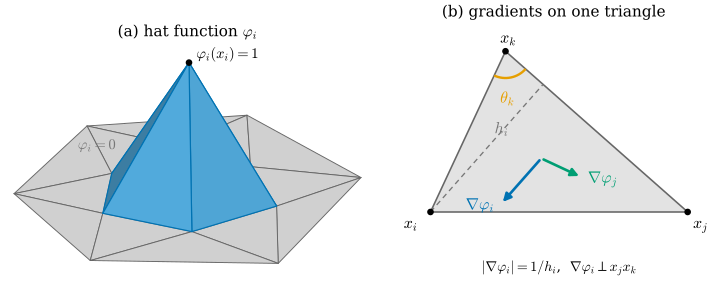

The script that saved this image:
"""Figure 31.3.1: hat functions and their gradients (Section 31.3).

(a) The hat function phi_i of an interior vertex i of a planar mesh (value 1 at i, 0 at every other vertex,
    linear on each triangle), drawn as a tent over the mesh (orthographic view).
(b) One triangle ijk with corners x_i = (0, 0), x_j = (2.4, 0), x_k = (0.7, 1.5). On this triangle phi_i and phi_j
    have constant gradients: grad phi_i is perpendicular to the opposite edge jk, points toward i, and has length
    1 / h_i (h_i = distance from x_i to the line jk); the same for phi_j. theta_k is the angle at k.
Self-check: <grad phi_i, grad phi_j> * Area = -cot(theta_k) / 2 and |grad phi_i|^2 * Area = (cot theta_j + cot theta_k) / 2.

Run from the project root: ``PYTHONPATH=tools python3 chapters/31-meshes/figures/fig-31-3-1-hat-function.py``
"""

import pathlib
import sys

sys.path.insert(0, str(pathlib.Path(__file__).resolve().parents[1] / "lib"))
import dgmesh as dm  # noqa: E402

import dgfig  # noqa: E402

dgfig.setup()

import matplotlib.pyplot as plt  # noqa: E402
import numpy as np  # noqa: E402
from matplotlib.patches import Arc, FancyArrowPatch, Polygon  # noqa: E402

C = dgfig.COLORS
fig, (ax, axb) = plt.subplots(1, 2, figsize=(7.6, 3.6), gridspec_kw=dict(width_ratios=[1.1, 1.0], wspace=0.05))

# ---------------------------------------------------------------- (a) tent over a small planar mesh
ang = np.radians([10, 70, 125, 180, 235, 300])
rad = np.array([1.0, 0.9, 1.1, 0.95, 1.05, 0.9])
ring = np.stack([rad * np.cos(ang), rad * np.sin(ang), np.zeros(6)], 1)
outer = np.stack([1.9 * np.cos(ang + 0.5), 1.9 * np.sin(ang + 0.5), np.zeros(6)], 1)
V = np.vstack([[0, 0, 0], ring, outer])
F = [[0, 1 + k, 1 + (k + 1) % 6] for k in range(6)]
for k in range(6):
    a, b, o = 1 + k, 1 + (k + 1) % 6, 7 + k
    F += [[a, o, b]]
    F += [[o, 7 + (k + 1) % 6, b]]
F = np.array(F)
phi = np.zeros(len(V))
phi[0] = 1.0
cam = dm.Ortho(elev=28, azim=-62)
flat = dm.shade(V, F, dm.hex_to_rgb(C["surface"]), light=(0, 0, 1), ambient=1.0)
dm.draw_mesh_2d(ax, V, F, cam, flat, edgecolor="#666666", lw=0.7)
T = V.copy()
T[:, 2] = 1.6 * phi
star = F[:6]
cols = dm.shade(T, star, dm.hex_to_rgb(C["region"]), light=(0.3, -0.6, 0.8), ambient=0.55)
dm.draw_mesh_2d(ax, T, star, cam, cols, edgecolor=C["tangent"], lw=0.9, zorder=3)
q0, q1 = cam(V[0]), cam(T[0])
ax.plot(*q1, "o", color=C["main"], ms=4, zorder=5)
ax.text(q1[0] + 0.08, q1[1] + 0.05, r"$\varphi_i(x_i) = 1$", fontsize=11)
P = cam(V)
ax.text(P[9, 0] - 0.1, P[9, 1] - 0.25, r"$\varphi_i = 0$", fontsize=11, color=C["aux"])
ax.set_xlim(P[:, 0].min() - 0.1, P[:, 0].max() + 0.1)
ax.set_ylim(P[:, 1].min() - 0.1, cam(T)[:, 1].max() + 0.2)
ax.set_aspect("equal")
ax.set_axis_off()
ax.set_title(r"(a) hat function $\varphi_i$", fontsize=11.5)

# ---------------------------------------------------------------- (b) gradients on one triangle
xi, xj, xk = np.array([0.0, 0.0]), np.array([2.4, 0.0]), np.array([0.7, 1.5])
axb.add_patch(Polygon([xi, xj, xk], closed=True, fc=C["surface"], ec=C["main"], lw=1.2, alpha=0.6))


def grad_hat(p, a, b):
    """Gradient of the hat function of p on triangle (p, a, b): perpendicular to ab, toward p, length 1/h."""
    e = b - a
    n = np.array([-e[1], e[0]]) / np.linalg.norm(e)
    h = np.dot(p - a, n)
    if h < 0:
        n, h = -n, -h
    return n / h, h


gi, hi = grad_hat(xi, xj, xk)
gj, hj = grad_hat(xj, xk, xi)
d1, d2 = xj - xi, xk - xi
area = 0.5 * abs(d1[0] * d2[1] - d1[1] * d2[0])
tk = np.arccos(np.dot(xi - xk, xj - xk) / np.linalg.norm(xi - xk) / np.linalg.norm(xj - xk))
tj = np.arccos(np.dot(xi - xj, xk - xj) / np.linalg.norm(xi - xj) / np.linalg.norm(xk - xj))
assert abs(np.dot(gi, gj) * area + 0.5 / np.tan(tk)) < 1e-12
assert abs(np.dot(gi, gi) * area - 0.5 * (1 / np.tan(tj) + 1 / np.tan(tk))) < 1e-12
c = (xi + xj + xk) / 3
S = 0.9
for g, col, lab, off in ((gi, C["tangent"], r"$\nabla\varphi_i$", (-0.33, -0.05)),
                         (gj, C["third"], r"$\nabla\varphi_j$", (0.06, -0.05))):
    axb.add_patch(FancyArrowPatch(c, c + S * g, arrowstyle="-|>", mutation_scale=12, color=col, lw=2.0, zorder=4))
    axb.text(*(c + S * g + np.array(off)), lab, fontsize=12, color=col)
# height h_i: foot of perpendicular from x_i to jk
e = xk - xj
foot = xj + np.dot(xi - xj, e) / np.dot(e, e) * e
axb.plot(*np.array([xi, foot]).T, color=C["aux"], lw=1.0, ls=(0, (4, 3)))
axb.text(*(0.55 * (xi + foot) + np.array([0.02, 0.08])), r"$h_i$", fontsize=12, color=C["aux"])
ak = np.degrees(np.arctan2(*(xi - xk)[::-1]))
aj = np.degrees(np.arctan2(*(xj - xk)[::-1]))
axb.add_patch(Arc(xk, 0.5, 0.5, theta1=min(ak, aj), theta2=max(ak, aj), color=C["accent"], lw=1.8))
axb.text(xk[0] - 0.05, xk[1] - 0.48, r"$\theta_k$", fontsize=12, color=C["accent"])
for p, lab, off in ((xi, r"$x_i$", (-0.25, -0.15)), (xj, r"$x_j$", (0.05, -0.15)), (xk, r"$x_k$", (-0.05, 0.08))):
    axb.plot(*p, "o", color=C["main"], ms=4)
    axb.text(*(p + np.array(off)), lab, fontsize=12)
axb.text(1.2, -0.55, r"$|\nabla\varphi_i| = 1/h_i$,  $\nabla\varphi_i \perp x_jx_k$", ha="center", fontsize=10.5)
axb.set_xlim(-0.4, 2.7)
axb.set_ylim(-0.75, 1.75)
axb.set_aspect("equal")
axb.set_axis_off()
axb.set_title("(b) gradients on one triangle", fontsize=11.5)

fig.subplots_adjust(left=0.01, right=0.99, top=0.9, bottom=0.02)
dgfig.save(fig, __file__)
